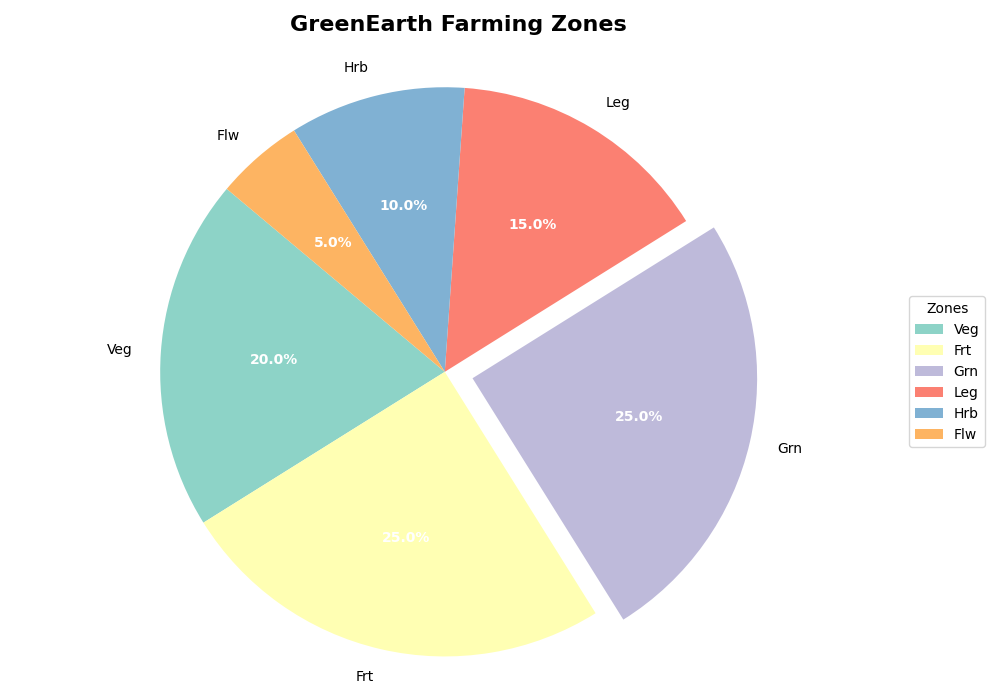

The script that drew this image:
import matplotlib.pyplot as plt
import numpy as np

zones = ['Veg', 'Frt', 'Grn', 'Leg', 'Hrb', 'Flw']
zone_acres = np.array([20, 25, 25, 15, 10, 5])  # Altered values

colors = ['#8dd3c7', '#ffffb3', '#bebada', '#fb8072', '#80b1d3', '#fdb462']

explode = (0, 0, 0.1, 0, 0, 0)

fig, ax = plt.subplots(figsize=(10, 7))
wedges, texts, autotexts = ax.pie(
    zone_acres,
    explode=explode,
    labels=zones,
    colors=colors,
    autopct='%1.1f%%',
    startangle=140
)

for autotext in autotexts:
    autotext.set_color('white')
    autotext.set_fontsize(10)
    autotext.set_weight('bold')

ax.axis('equal')

plt.title('GreenEarth Farming Zones', fontsize=16, weight='bold', pad=20)

ax.legend(wedges, zones, title="Zones", loc='center left', bbox_to_anchor=(1, 0, 0.5, 1))

plt.tight_layout()

plt.show()
